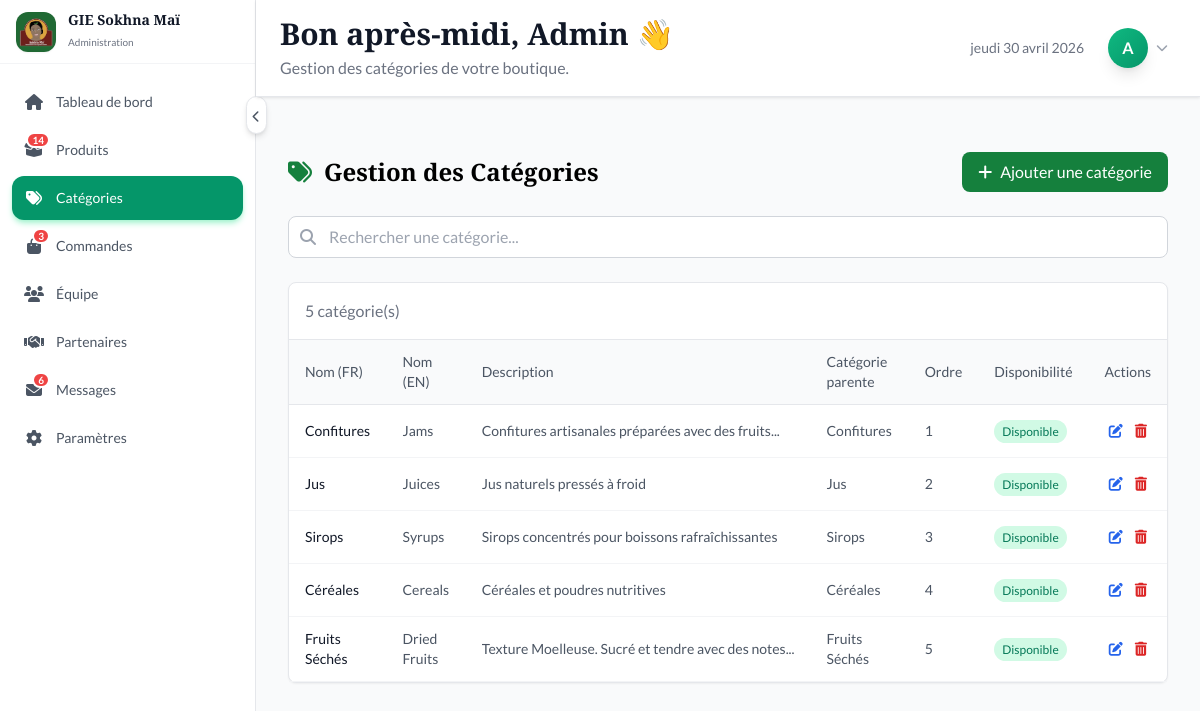
Page /?page=admin&action=categories (signed in) on the committed database.
### tables this page shows
CREATE TABLE `categories` (
  `id` int(11) NOT NULL,
  `name_fr` varchar(100) NOT NULL,
  `name_en` varchar(100) NOT NULL,
  `slug` varchar(100) NOT NULL,
  `description_fr` text DEFAULT NULL,
  `description_en` text DEFAULT NULL,
  `icon` varchar(50) DEFAULT NULL,
  `color` varchar(7) DEFAULT '#16a34a',
  `display_order` int(11) DEFAULT 0,
  `is_active` tinyint(1) DEFAULT 1,
  `created_at` datetime DEFAULT current_timestamp(),
  `updated_at` datetime DEFAULT current_timestamp() ON UPDATE current_timestamp(),
  `parent_id` int(11) DEFAULT NULL,
  `is_available` tinyint(1) DEFAULT 1
);

### admin/categories.php (the view, shortened to what this page needs)
<?php
$pdo = getDB();
$search = isset($_GET['search']) ? trim($_GET['search']) : '';
$categories = [];
if ($pdo) {
    try {
        $query = "SELECT c.*, p.name_fr as parent_name FROM categories c LEFT JOIN categories p ON c.parent_id = p.id";
        $params = [];
        $query .= " ORDER BY c.display_order ASC, c.name_fr ASC";
        $stmt = $pdo->prepare($query);
        $stmt->execute($params);
        $categories = $stmt->fetchAll();
    } catch (PDOException $e) {
        error_log("Error fetching categories: " . $e->getMessage());
        $categories = [
            ['id' => 1, 'name_fr' => 'Confitures', 'name_en' => 'Jams', 'description_fr' => 'Différentes confitures artisanales', 'description_en' => 'Various artisanal jams', 'parent_id' => null, 'is_available' => true, 'display_order' => 1, 'parent_name' => null],
            ['id' => 2, 'name_fr' => 'Jus', 'name_en' => 'Juices', 'description_fr' => 'Jus naturels et rafraîchissants', 'description_en' => 'Natural and refreshing juices', 'parent_id' => null, 'is_available' => true, 'display_order' => 2, 'parent_name' => null],
            ['id' => 3, 'name_fr' => 'Sirops', 'name_en' => 'Syrups', 'description_fr' => 'Sirops concentrés pour boissons', 'description_en' => 'Concentrated syrups for drinks', 'parent_id' => null, 'is_available' => true, 'display_order' => 3, 'parent_name' => null],
            ['id' => 4, 'name_fr' => 'Céréales', 'name_en' => 'Cereals', 'description_fr' => 'Produits céréaliers naturels', 'description_en' => 'Natural cereal products', 'parent_id' => null, 'is_available' => true, 'display_order' => 4, 'parent_name' => null],
        ];
    }
}
$adminEmail = isset($_SESSION['admin_email']) ? $_SESSION['admin_email'] : 'admin@sokhnamai.sn';
$adminName = explode('@', $adminEmail)[0];
$hour = date('H');
if ($hour < 12) $greeting = 'Bonjour';
elseif ($hour < 18) $greeting = 'Bon après-midi';
else $greeting = 'Bonsoir';
?>
<div class="admin-header">
    <div class="flex flex-col sm:flex-row sm:items-center sm:justify-between gap-4 px-6 py-4">
        <div>
            <h1 class="text-3xl font-heading font-bold text-gray-900"><?php echo $greeting; ?>, <?php echo ucfirst($adminName); ?> 👋</h1>
            <p class="text-gray-500 mt-1">Gestion des catégories de votre boutique.</p>
        </div>
        <div class="flex items-center gap-4">
            <span class="text-sm text-gray-500" id="current-date"></span>
            <div class="user-dropdown">
                <button onclick="toggleUserDropdown()" class="flex items-center gap-2 hover:bg-gray-50 rounded-lg p-2 transition-colors">
                    <div class="h-10 w-10 rounded-full bg-gradient-to-br from-emerald-500 to-emerald-600 flex items-center justify-center text-white font-bold shadow-lg">
                        <?php echo strtoupper(substr($adminName, 0, 1)); ?>
                    </div>
                    <i class="fas fa-chevron-down text-gray-400 text-xs transition-transform" id="dropdown-arrow"></i>
                </button>
            </div>
        </div>
    </div>
</div>
<div class="dashboard-content" style="padding-top: 120px;">
    <div class="space-y-6">
    <div class="flex items-center justify-between">
        <div class="flex items-center gap-3">
            <i class="fas fa-tags text-primary-600 text-2xl"></i>
            <h1 class="text-2xl font-heading font-bold">Gestion des Catégories</h1>
        </div>
        <button onclick="openModal()" class="inline-flex items-center px-4 py-2 bg-primary-600 text-white rounded-lg hover:bg-primary-700 transition-colors">
            <i class="fas fa-plus mr-2"></i> Ajouter une catégorie
        </button>
    </div>
    <div class="flex flex-col sm:flex-row gap-3">
        <div class="relative flex-1">
            <i class="fas fa-search absolute left-3 top-1/2 -translate-y-1/2 text-gray-400"></i>
            <form method="GET" class="w-full">
                <input type="text" name="search" value="<?php echo htmlspecialchars($search); ?>"
                       placeholder="Rechercher une catégorie..."
                       class="w-full pl-10 pr-3 py-2 border border-gray-300 rounded-lg focus:outline-none focus:ring-2 focus:ring-primary-500">
            </form>
        </div>
    </div>
    <div class="bg-white rounded-lg border border-gray-200 shadow-sm">
        <div class="p-4 border-b">
            <p class="text-gray-500"><?php echo count($categories); ?> catégorie(s)</p>
        </div>
        <div class="overflow-x-auto">
            <table class="w-full text-sm">
                <thead>
                    <tr class="border-b border-gray-200 bg-gray-50">
                        <th class="text-left py-3 px-4 text-gray-600 font-medium">Nom (FR)</th>
                        <th class="text-left py-3 px-4 text-gray-600 font-medium">Nom (EN)</th>
                        <th class="text-left py-3 px-4 text-gray-600 font-medium">Description</th>
                        <th class="text-left py-3 px-4 text-gray-600 font-medium">Catégorie parente</th>
                        <th class="text-left py-3 px-4 text-gray-600 font-medium">Ordre</th>
                        <th class="text-left py-3 px-4 text-gray-600 font-medium">Disponibilité</th>
                        <th class="text-right py-3 px-4 text-gray-600 font-medium">Actions</th>
                    </tr>
                </thead>
                <tbody>
                    <?php foreach ($categories as $cat): ?>
                        <tr class="border-b border-gray-100 hover:bg-gray-50 transition-colors">
                            <td class="py-3 px-4">
                                <div class="font-medium text-gray-900"><?php echo htmlspecialchars($cat['name_fr']); ?></div>
                            </td>
                            <td class="py-3 px-4">
                                <div class="text-sm text-gray-600"><?php echo htmlspecialchars($cat['name_en'] ?: '-'); ?></div>
                            </td>
                            <td class="py-3 px-4">
                                <div class="text-sm text-gray-600 max-w-xs truncate" title="<?php echo htmlspecialchars($cat['description_fr']); ?>">
                                    <?php echo substr(htmlspecialchars($cat['description_fr']), 0, 50) . (strlen($cat['description_fr']) > 50 ? '...' : ''); ?>
                                </div>
                            </td>
                            <td class="py-3 px-4">
                                <span class="text-sm text-gray-600"><?php echo $cat['parent_name'] ?: '-'; ?></span>
                            </td>
                            <td class="py-3 px-4">
                                <span class="text-sm text-gray-600"><?php echo $cat['display_order']; ?></span>
                            </td>
                            <td class="py-3 px-4">
                                <span class="px-2 py-1 text-xs rounded-full <?php echo $cat['is_available'] ? 'bg-emerald-100 text-emerald-700' : 'bg-red-100 text-red-700'; ?>">
                                    <?php echo $cat['is_available'] ? 'Disponible' : 'Indisponible'; ?>
                                </span>
                            </td>
                            <td class="py-3 px-4 text-right">
                                <div class="flex items-center justify-end gap-1">
                                    <button onclick="editCategory(<?php echo $cat['id']; ?>)" class="p-1 text-blue-600 hover:text-blue-700" title="Modifier">
                                        <i class="fas fa-edit"></i>
                                    </button>
                                    <button onclick="deleteCategory(<?php echo $cat['id']; ?>)" class="p-1 text-red-600 hover:text-red-700" title="Supprimer">
                                        <i class="fas fa-trash-alt"></i>
                                    </button>
                                </div>
                            </td>
                        </tr>
                    <?php endforeach; ?>
                </tbody>
            </table>
        </div>
    </div>
</div>
</div>
</div>

### admin/categories.php (style rules this page uses)
.admin-header { position: fixed; top: 0; left: 16rem; right: 0; z-index: 50; background: white; border-bottom: 1px solid #e5e7eb; box-shadow: 0 1px 3px 0 rgba(0, 0, 0, 0.1); backdrop-filter: blur(8px); transition: left 0.3s ease; }
.user-dropdown { position: relative; }

### rows in the picture
categories: name_fr "Confitures", name_en "Jams", description_fr "Confitures artisanales préparées avec des fruits", display_order "1", is_available "Disponible"
categories: name_fr "Jus", name_en "Juices", description_fr "Jus naturels pressés à froid", display_order "2", is_available "Disponible"
categories: name_fr "Sirops", name_en "Syrups", description_fr "Sirops concentrés pour boissons rafraîchissantes", display_order "3", is_available "Disponible"
categories: name_fr "Céréales", name_en "Cereals", description_fr "Céréales et poudres nutritives", display_order "4", is_available "Disponible"
categories: name_fr "Fruits Séchés", name_en "Dried Fruits", description_fr "Texture Moelleuse. Sucré et tendre avec des notes", display_order "5", is_available "Disponible"

### other values in the picture
$item['label'] "Tableau de bord"
$item['badge'] "14"
$item['label'] "Produits"
$item['label'] "Catégories"
$item['badge'] "3"
$item['label'] "Commandes"
$item['label'] "Équipe"
$item['label'] "Partenaires"
$item['badge'] "6"
$item['label'] "Messages"
$item['label'] "Paramètres"
$greeting "Bon après-midi"
$adminName "Admin"
substr($adminName, 0, 1) "A"
count($categories) "5"
